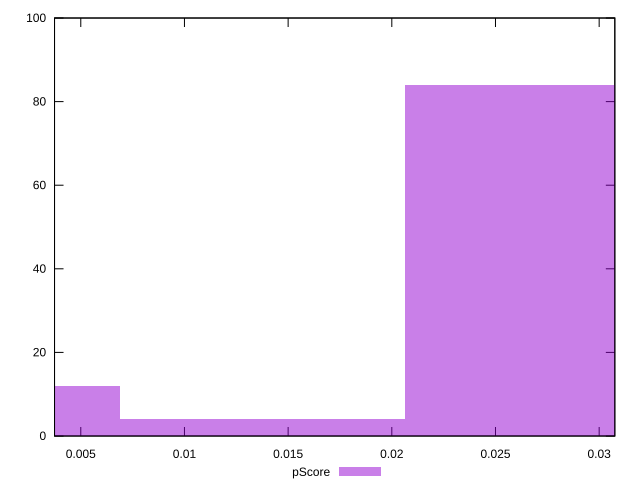

The gnuplot source for this figure:
reset

$pScore <<EOF
0.027543206996209407 84
0.013771603498104704 4
0 12
EOF

set key outside below
set boxwidth 0.013771603498104704
set xrange [0.0037341208458475106:0.030755235615914256]
set yrange [0:100]
set trange [0:100]
set style fill transparent solid 0.5 noborder
set terminal svg size 640, 490 enhanced background rgb 'white'
set output "report_00013_2021-02-09T12-04-24.940Z/cumulative-layout-shift/samples/pages+cached/pScore/histogram.svg"

plot $pScore title "pScore" with boxes

reset
